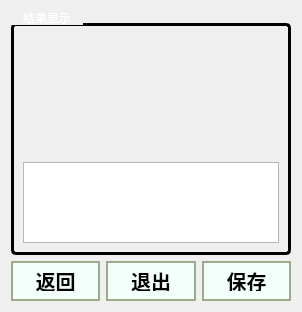
      <widget class="QWidget" name="page_dig4data">
       <property name="styleSheet">
        <string notr="true">page_dig4data {
    border-image: url(:/img/images/5.jpg) 0 0 0 0 stretch stretch;
}
</string>
       </property>
       <layout class="QVBoxLayout" name="verticalLayout_40">
        <item>
         <layout class="QVBoxLayout" name="verticalLayout_39" stretch="13,1">
          <item>
           <layout class="QVBoxLayout" name="verticalLayout_41">
            <item>
             <widget class="QGroupBox" name="groupBox_20">
              <property name="styleSheet">
               <string notr="true">QGroupBox {
	color: white;
    border: 3px solid ffffff;
    border-radius: 5px;             
    margin-top: 12px;                               
    font: bold 24px &quot;微软雅黑&quot;;       
}

QGroupBox::title {
    subcontrol-origin: margin;     
    subcontrol-position: top left;  
    padding: 0 10px;                
}
</string>
              </property>
              <property name="title">
               <string>结果显示</string>
              </property>
              <layout class="QVBoxLayout" name="verticalLayout_45" stretch="3,2">
               <item>
                <layout class="QVBoxLayout" name="verticalLayout_43">
                 <item>
                  <widget class="QWidget" name="chart_hotwords_widget" native="true"/>
                 </item>
                </layout>
               </item>
               <item>
                <layout class="QVBoxLayout" name="verticalLayout_44">
                 <item>
                  <widget class="QTextBrowser" name="Browerdig4data"/>
                 </item>
                </layout>
               </item>
              </layout>
             </widget>
            </item>
           </layout>
          </item>
          <item>
           <layout class="QHBoxLayout" name="horizontalLayout_50">
            <item>
             <layout class="QHBoxLayout" name="horizontalLayout_52">
              <item>
               <widget class="QPushButton" name="btn_backdec4data">
                <property name="styleSheet">
                 <string notr="true">QPushButton { 
    color: rgb(0, 0, 0);
	background-color: rgb(243, 255, 251);                        
    border: 2px solid rgb(158, 170, 139);      
    border-radius: 0px;                          
    font-weight: bold;  
    padding: 8px 12px;  
    font-weight: bold;
    font-size: 20px;     
    min-width: 60px;   
    min-height: 20px;    
}

QPushButton:hover {
    background-color: rgb(180, 220, 255);    
}

QPushButton:pressed {
    background-color: rgb(150, 200, 255);    
}</string>
                </property>
                <property name="text">
                 <string>返回</string>
                </property>
               </widget>
              </item>
             </layout>
            </item>
            <item>
             <layout class="QHBoxLayout" name="horizontalLayout_53">
              <item>
               <widget class="QPushButton" name="btn_exitdec4data">
                <property name="styleSheet">
                 <string notr="true">QPushButton { 
    color: rgb(0, 0, 0);
	background-color: rgb(243, 255, 251);                        
    border: 2px solid rgb(158, 170, 139);      
    border-radius: 0px;                          
    font-weight: bold;  
    padding: 8px 12px;  
    font-weight: bold;
    font-size: 20px;     
    min-width: 60px;   
    min-height: 20px;    
}

QPushButton:hover {
    background-color: rgb(180, 220, 255);    
}

QPushButton:pressed {
    background-color: rgb(150, 200, 255);    
}</string>
                </property>
                <property name="text">
                 <string>退出</string>
                </property>
               </widget>
              </item>
             </layout>
            </item>
            <item>
             <layout class="QHBoxLayout" name="horizontalLayout_51">
              <item>
               <widget class="QPushButton" name="btn_savedec4data">
                <property name="styleSheet">
                 <string notr="true">QPushButton { 
    color: rgb(0, 0, 0);
	background-color: rgb(243, 255, 251);                        
    border: 2px solid rgb(158, 170, 139);      
    border-radius: 0px;                          
    font-weight: bold;  
    padding: 8px 12px;  
    font-weight: bold;
    font-size: 20px;     
    min-width: 60px;   
    min-height: 20px;    
}

QPushButton:hover {
    background-color: rgb(180, 220, 255);    
}

QPushButton:pressed {
    background-color: rgb(150, 200, 255);    
}</string>
                </property>
                <property name="text">
                 <string>保存</string>
                </property>
               </widget>
              </item>
             </layout>
            </item>
           </layout>
          </item>
         </layout>
        </item>
       </layout>
      </widget>
